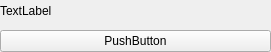
<?xml version="1.0" encoding="UTF-8"?>
<ui version="4.0">
 <class>WidgetsButtonLayout</class>
 <widget class="QFrame" name="WidgetsButtonLayout">
  <property name="geometry">
   <rect>
    <x>0</x>
    <y>0</y>
    <width>271</width>
    <height>52</height>
   </rect>
  </property>
  <property name="windowTitle">
   <string>Form</string>
  </property>
  <layout class="QVBoxLayout" name="verticalLayout">
   <property name="spacing">
    <number>8</number>
   </property>
   <property name="leftMargin">
    <number>0</number>
   </property>
   <property name="topMargin">
    <number>0</number>
   </property>
   <property name="rightMargin">
    <number>0</number>
   </property>
   <property name="bottomMargin">
    <number>0</number>
   </property>
   <item>
    <layout class="QHBoxLayout" name="horizontalLayout_2">
     <property name="spacing">
      <number>8</number>
     </property>
     <property name="rightMargin">
      <number>0</number>
     </property>
     <item>
      <widget class="QLabel" name="label">
       <property name="text">
        <string>TextLabel</string>
       </property>
       <property name="a_label" stdset="0">
        <bool>true</bool>
       </property>
      </widget>
     </item>
     <item>
      <spacer name="horizontalSpacer">
       <property name="orientation">
        <enum>Qt::Horizontal</enum>
       </property>
       <property name="sizeHint" stdset="0">
        <size>
         <width>40</width>
         <height>20</height>
        </size>
       </property>
      </spacer>
     </item>
    </layout>
   </item>
   <item>
    <layout class="QHBoxLayout" name="horizontalLayout">
     <property name="spacing">
      <number>4</number>
     </property>
     <item>
      <widget class="QPushButton" name="pushButton">
       <property name="text">
        <string>PushButton</string>
       </property>
      </widget>
     </item>
    </layout>
   </item>
  </layout>
 </widget>
 <resources/>
 <connections/>
</ui>
